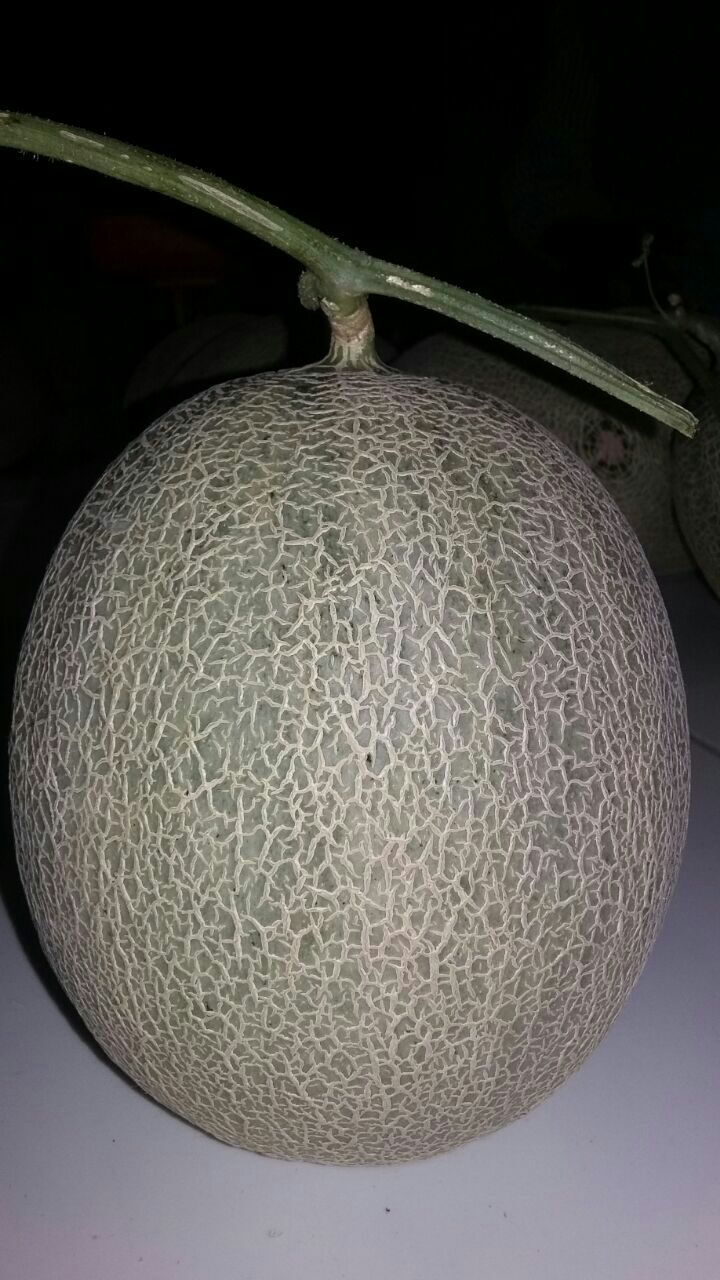
#> input picture melonLap1.jpg, 720 x 1280 px
$ python main.py   (older library calls are emulated)
#> lines starting #> are read from the running program, lines starting #| are printed output that depends on the picture; after the words box and inside, x2 and y2 are one past the last pixel; in counts of white or black regions, pixels touching at a corner belong together
import cv2
import numpy as np
from matplotlib import pyplot as plt

# loading image
img0 = cv2.imread('melonLap1.jpg')
#> img0 is the input picture: shape (1280, 720, 3); mean B, G, R 83.1, 86.7, 88.9

# converting to gray scale
gray = cv2.cvtColor(img0, cv2.COLOR_BGR2GRAY)

# remove noise
img = cv2.GaussianBlur(gray,(3,3),0)

# convolute with proper kernels
laplacian = cv2.Laplacian(img,cv2.CV_64F)
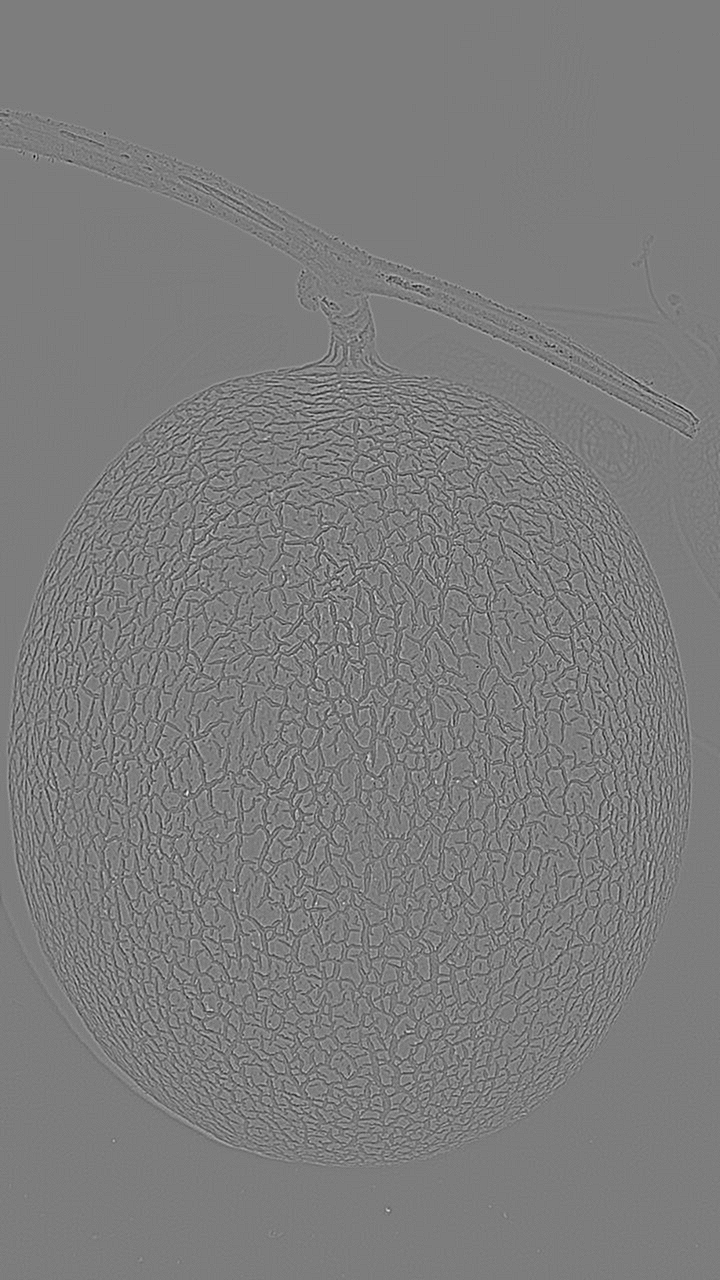
#> laplacian: shape (1280, 720) float64; min -80, max 83, mean 0; drawn with min black and max white

sobel = cv2.Sobel(img,cv2.CV_64F,1,0,ksize=5)
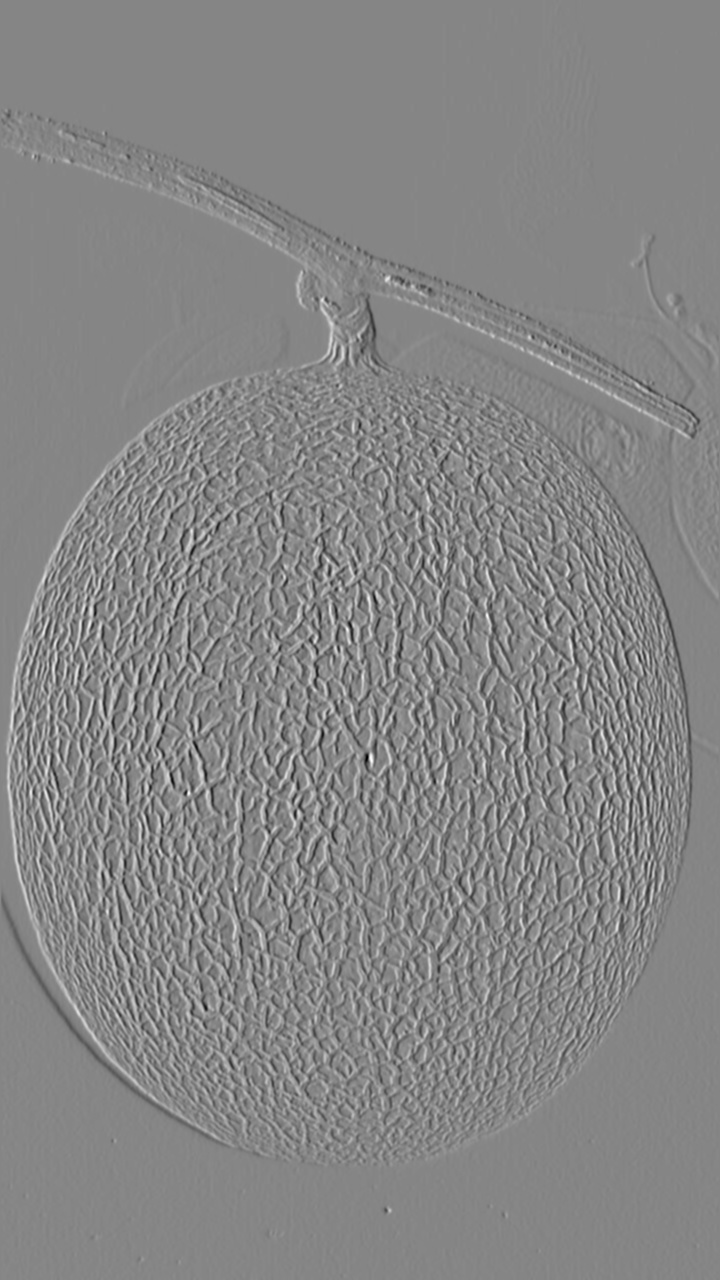
#> sobel: shape (1280, 720) float64; min -4772, max 4324, mean 3.8; drawn with min black and max white

canny = cv2.Canny(img,cv2.CV_64F,100,200)
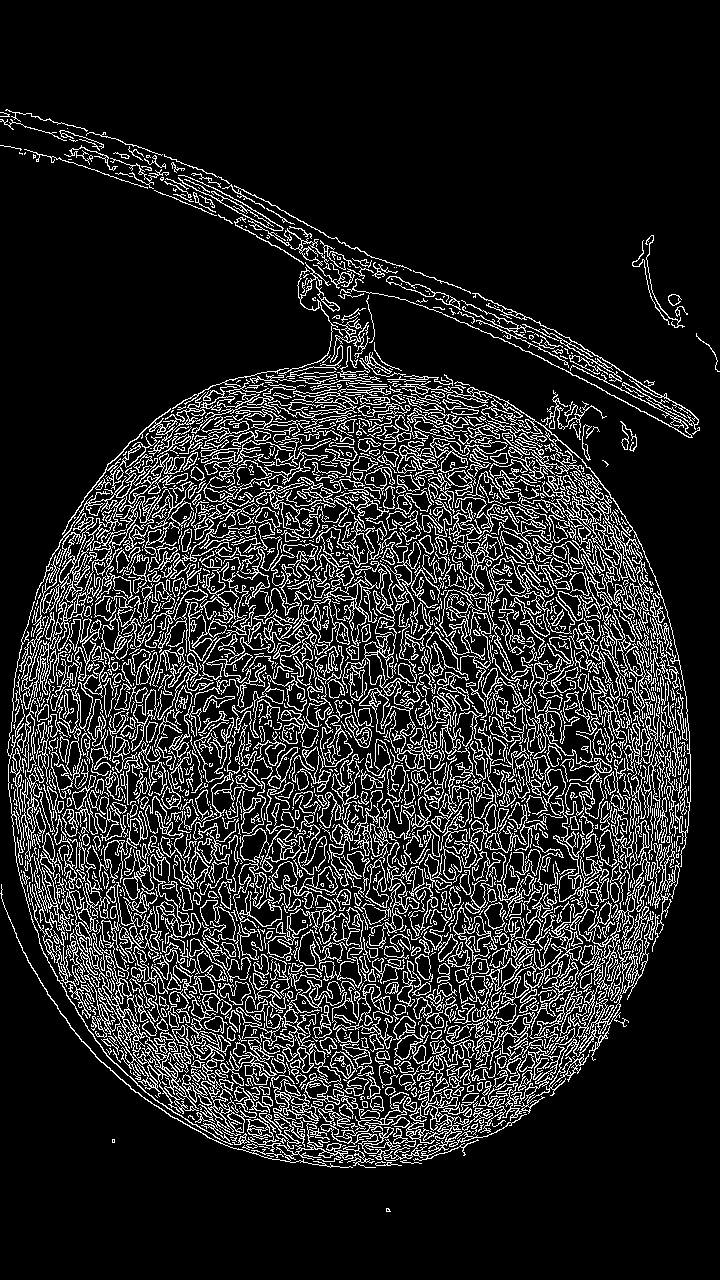
#> canny: shape (1280, 720); 14.7% white in thin lines or dots, all inside (x1, y1, x2, y2) = (0, 109, 720, 1212)

# prewitt
kernelx = np.array([[1,1,1],[0,0,0],[-1,-1,-1]])
kernely = np.array([[-1,0,1],[-1,0,1],[-1,0,1]])
img_prewittx = cv2.filter2D(img, -1, kernelx)
img_prewitty = cv2.filter2D(img, -1, kernely)

# roberts
roberts_cross_v = np.array([[0,0,0],[0,1,0],[0,0,-1]])
roberts_cross_h = np.array([[0,0,0],[0,0,1],[ 0,-1,0]])
img_robertsx = cv2.filter2D(img, -1, roberts_cross_v)
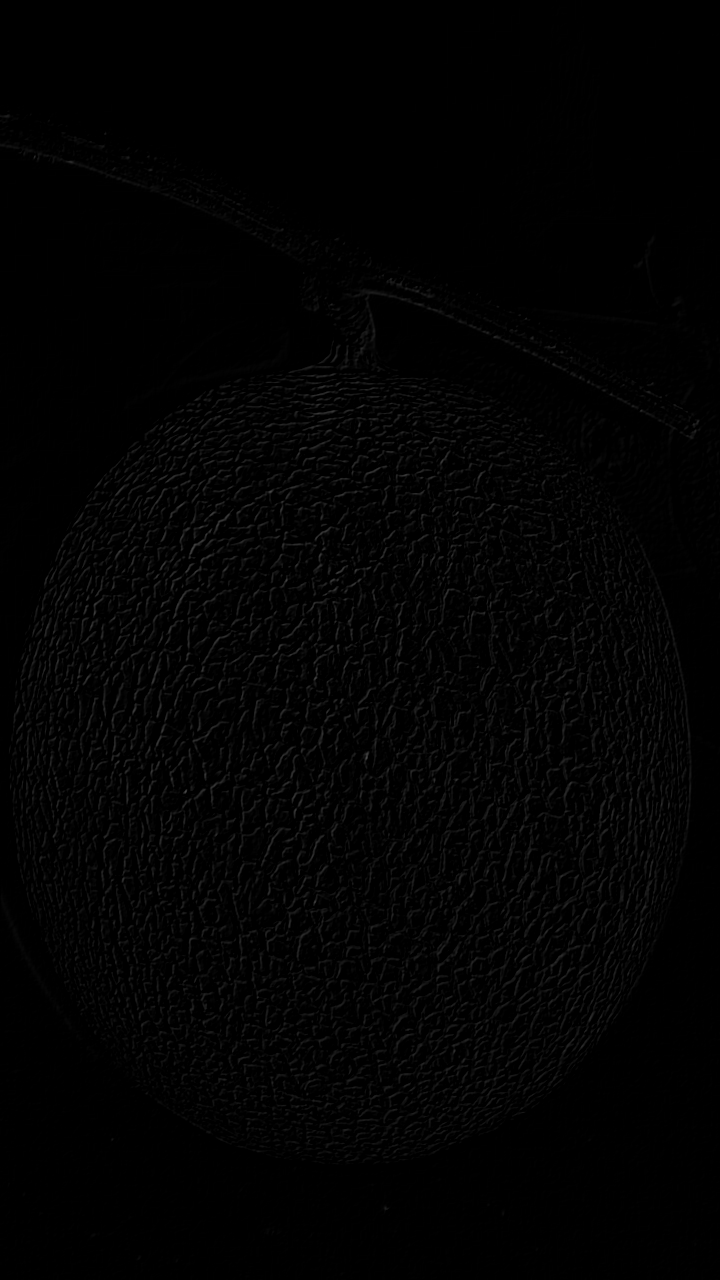
#> img_robertsx: shape (1280, 720); min 0, max 74, mean 2.5
img_robertsy = cv2.filter2D(img, -1, roberts_cross_h)

plt.subplot(3,3,1),plt.imshow(img,cmap = 'gray')
plt.title('Original Image'), plt.xticks([]), plt.yticks([])

plt.subplot(3,3,2),plt.imshow(laplacian,cmap = 'gray')
plt.title('Laplacian'), plt.xticks([]), plt.yticks([])

plt.subplot(3,3,3),plt.imshow(sobel,cmap = 'gray')
plt.title('Sobel'), plt.xticks([]), plt.yticks([])

plt.subplot(3,3,4),plt.imshow(canny,cmap = 'gray')
plt.title('Canny'), plt.xticks([]), plt.yticks([])

plt.subplot(3,3,5),plt.imshow(img_prewittx + img_prewitty,cmap = 'gray')
plt.title('Prewit'), plt.xticks([]), plt.yticks([])

plt.subplot(3,3,6),plt.imshow(img_robertsx + img_robertsy,cmap = 'gray')
plt.title('Roberts'), plt.xticks([]), plt.yticks([])

plt.show()
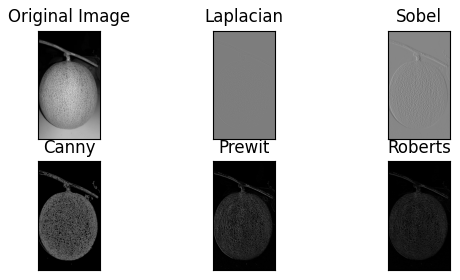
#> figure drawn by matplotlib, 6 panels
